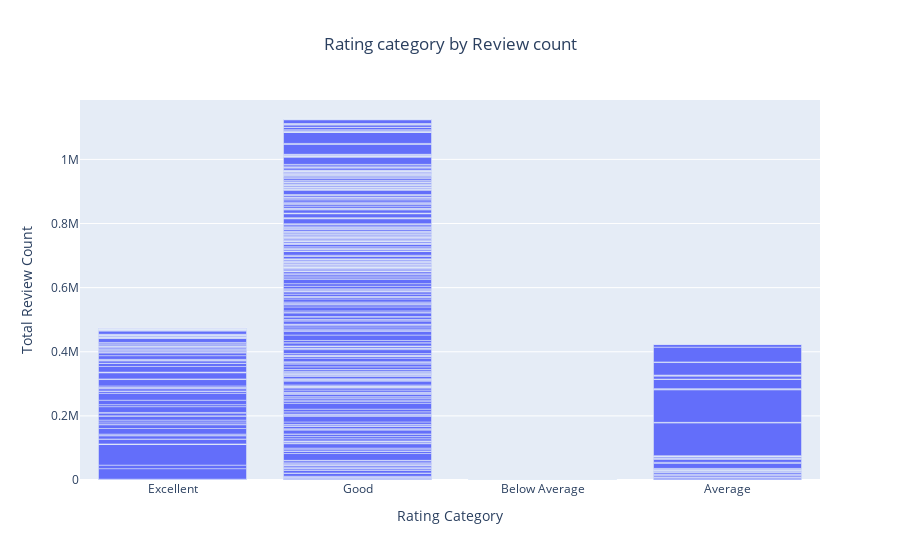

The code cell stored with this chart in its notebook:
### Code cell
fig = px.bar(df, x='Rating Category', y='Total Review Count', 
             title='Rating category by Review count')
fig.update_layout(title_x=0.5)

fig.show()

### Figure 1 — Plotly figure (JSON) as saved in the notebook; plotly's stock layout.template omitted (floating-point values rounded to 4 significant figures; data arrays with more than 128 entries replaced by an {"elided": "..."} marker saying what was removed)
{"data": [{"alignmentgroup": "True", "hovertemplate": "Rating Category=%{x}<br>Total Review Count=%{y}<extra></extra>", "legendgroup": "", "marker": {"color": "#636efa", "pattern": {"shape": ""}}, "name": "", "offsetgroup": "", "orientation": "v", "showlegend": false, "textposition": "auto", "type": "bar", "x": {"elided": "501 str values"}, "xaxis": "x", "y": {"elided": "501 int values"}, "yaxis": "y"}], "layout": {"barmode": "relative", "legend": {"tracegroupgap": 0}, "title": {"text": "Rating category by Review count", "x": 0.5}, "xaxis": {"anchor": "y", "domain": [0, 1], "title": {"text": "Rating Category"}}, "yaxis": {"anchor": "x", "domain": [0, 1], "title": {"text": "Total Review Count"}}}}
